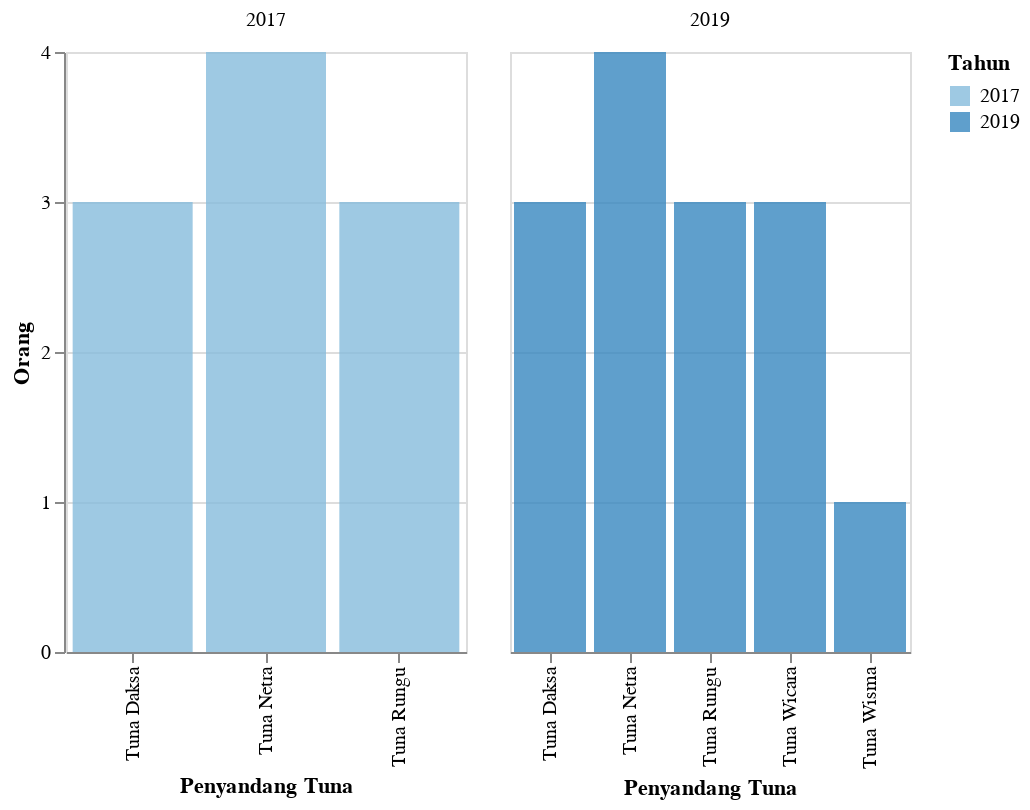

This figure's notebook cell:
### Markdown cell above
<h2> Penyandang Tuna</h2>

### Code cell
df_7 = data('Penyandang Tuna')
plot7 = plot_2(df_7,'Orang','Penyandang Tuna',200)
plot7

### Figure 1 — Vega-Lite specification as saved in the notebook (floating-point values rounded to 4 significant figures)
{"config": {"view": {"continuousWidth": 400, "continuousHeight": 300}}, "data": {"name": "data-127ffeeba4878a723f82772a1817ed0a"}, "mark": {"type": "bar", "opacity": 0.8}, "encoding": {"color": {"condition": {"type": "ordinal", "field": "Tahun", "selection": "selector013"}, "value": "lightgray"}, "column": {"type": "ordinal", "field": "Tahun", "title": ""}, "tooltip": [{"type": "quantitative", "field": "Tahun"}, {"type": "nominal", "field": "Keterangan"}, {"type": "nominal", "field": "N"}, {"type": "nominal", "field": "Satuan"}], "x": {"type": "ordinal", "field": "Keterangan", "title": "Penyandang Tuna"}, "y": {"type": "quantitative", "axis": {"tickMinStep": 1}, "field": "N", "title": "Orang"}}, "resolve": {"scale": {"x": "independent"}}, "selection": {"selector013": {"type": "single", "encodings": ["x", "color"]}, "selector014": {"type": "interval", "bind": "scales", "encodings": ["x", "y"]}}, "width": 200, "$schema": "https://vega.github.io/schema/vega-lite/v4.8.1.json", "datasets": {"data-127ffeeba4878a723f82772a1817ed0a": [{"Tahun": 2017, "Kode": 1, "Data": "Kependudukan", "Kode Kategori": 1.9, "Kategori": "Penyandang Tuna", "Keterangan": "Tuna Netra", "N": "4", "Satuan": "Orang"}, {"Tahun": 2017, "Kode": 1, "Data": "Kependudukan", "Kode Kategori": 1.9, "Kategori": "Penyandang Tuna", "Keterangan": "Tuna Rungu", "N": "3", "Satuan": "Orang"}, {"Tahun": 2017, "Kode": 1, "Data": "Kependudukan", "Kode Kategori": 1.9, "Kategori": "Penyandang Tuna", "Keterangan": "Tuna Grahita", "N": null, "Satuan": "Orang"}, {"Tahun": 2017, "Kode": 1, "Data": "Kependudukan", "Kode Kategori": 1.9, "Kategori": "Penyandang Tuna", "Keterangan": "Tuna Daksa", "N": "3", "Satuan": "Orang"}, {"Tahun": 2017, "Kode": 1, "Data": "Kependudukan", "Kode Kategori": 1.9, "Kategori": "Penyandang Tuna", "Keterangan": "Tuna Susila", "N": null, "Satuan": "Orang"}, {"Tahun": 2019, "Kode": 1, "Data": "Kependudukan", "Kode Kategori": 1.9, "Kategori": "Penyandang Tuna", "Keterangan": "Tuna Netra", "N": 4.0, "Satuan": "Orang"}, {"Tahun": 2019, "Kode": 1, "Data": "Kependudukan", "Kode Kategori": 1.9, "Kategori": "Penyandang Tuna", "Keterangan": "Tuna Rungu", "N": 3.0, "Satuan": "Orang"}, {"Tahun": 2019, "Kode": 1, "Data": "Kependudukan", "Kode Kategori": 1.9, "Kategori": "Penyandang Tuna", "Keterangan": "Tuna Grahita", "N": null, "Satuan": "Orang"}, {"Tahun": 2019, "Kode": 1, "Data": "Kependudukan", "Kode Kategori": 1.9, "Kategori": "Penyandang Tuna", "Keterangan": "Tuna Daksa", "N": 3.0, "Satuan": "Orang"}, {"Tahun": 2019, "Kode": 1, "Data": "Kependudukan", "Kode Kategori": 1.9, "Kategori": "Penyandang Tuna", "Keterangan": "Tuna Susila", "N": null, "Satuan": "Orang"}, {"Tahun": 2019, "Kode": 1, "Data": "Kependudukan", "Kode Kategori": 1.9, "Kategori": "Penyandang Tuna", "Keterangan": "Tuna Wisma", "N": 1.0, "Satuan": "Orang"}, {"Tahun": 2019, "Kode": 1, "Data": "Kependudukan", "Kode Kategori": 1.9, "Kategori": "Penyandang Tuna", "Keterangan": "Tuna Wicara", "N": 3.0, "Satuan": "Orang"}]}}
